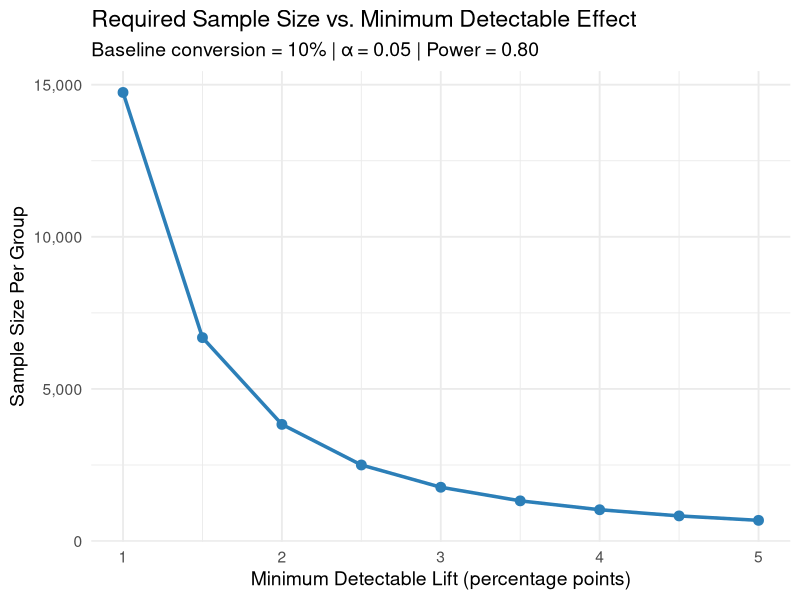
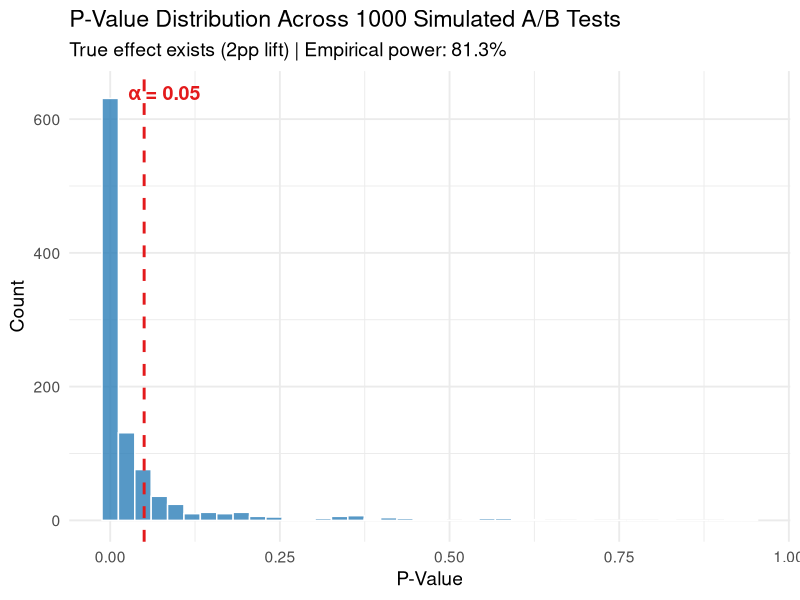
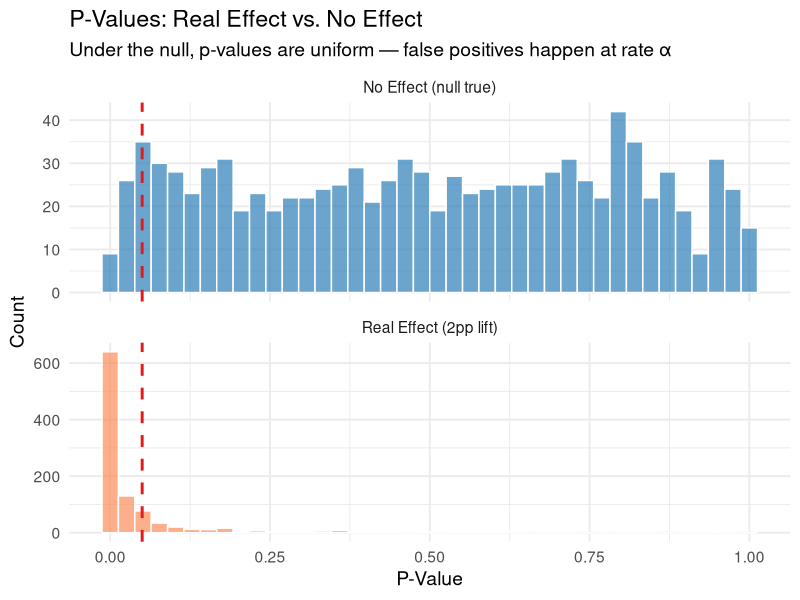
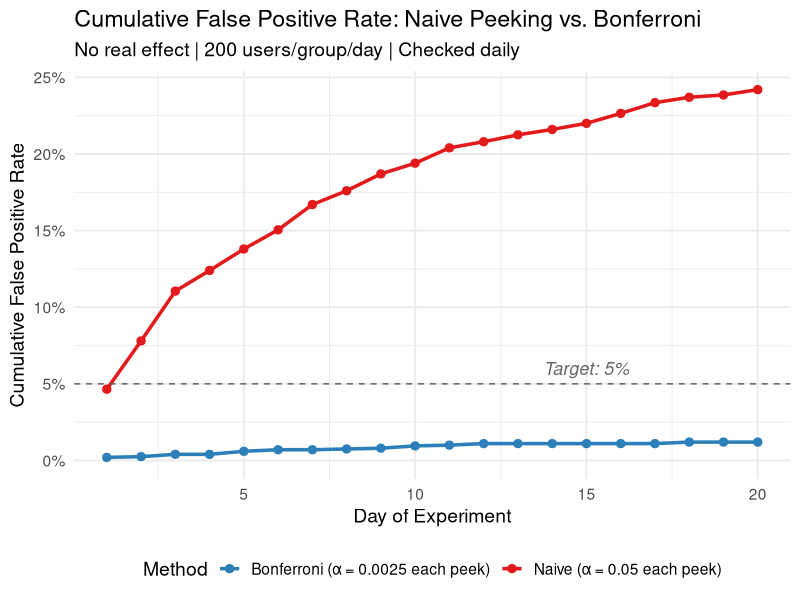

R code for these plots, in order:
## ---- chunk 1
library(pwr)

baseline_rate <- 0.10
lift <- 0.02
new_rate <- baseline_rate + lift
alpha <- 0.05
power <- 0.80
## ---- chunk 2
h <- ES.h(p1 = new_rate, p2 = baseline_rate)
# 0.064
## ---- chunk 3
result <- pwr.2p.test(h = h, sig.level = alpha, power = power, alternative = "two.sided")
ceiling(result$n)
# 3835
## ---- chunk 4
library(ggplot2)

lifts <- seq(0.01, 0.05, by = 0.005)

sample_sizes <- sapply(lifts, function(lift) {
  h <- ES.h(p1 = baseline_rate + lift, p2 = baseline_rate)
  result <- pwr.2p.test(h = h, sig.level = 0.05, power = 0.80)
  ceiling(result$n)
})

df <- data.frame(
  lift = lifts * 100,
  n_per_group = sample_sizes
)

ggplot(df, aes(x = lift, y = n_per_group)) +
  geom_line(linewidth = 1.2, color = "#2c7fb8") +
  geom_point(size = 3, color = "#2c7fb8") +
  scale_y_continuous(labels = scales::comma) +
  labs(
    title = "Required Sample Size vs. Minimum Detectable Effect",
    subtitle = "Baseline conversion = 10% | α = 0.05 | Power = 0.80",
    x = "Minimum Detectable Lift (percentage points)",
    y = "Sample Size Per Group"
  ) +
  theme_minimal(base_size = 14)
## ---- chunk 5
set.seed(42)

n_per_group <- 3835
true_control_rate <- 0.10
true_treatment_rate <- 0.12

control   <- rbinom(n_per_group, size = 1, prob = true_control_rate)
treatment <- rbinom(n_per_group, size = 1, prob = true_treatment_rate)
## ---- chunk 6
obs_control   <- mean(control)    # 0.1100
obs_treatment <- mean(treatment)  # 0.1244
obs_lift      <- obs_treatment - obs_control  # 0.0143
## ---- chunk 7
test_result <- prop.test(
  x = c(sum(treatment), sum(control)),
  n = c(n_per_group, n_per_group),
  correct = FALSE
)
## ---- chunk 8
set.seed(123)

n_sims <- 1000
n_per_group <- 3835
true_control_rate <- 0.10
true_treatment_rate <- 0.12

p_values <- replicate(n_sims, {
  control   <- rbinom(n_per_group, 1, true_control_rate)
  treatment <- rbinom(n_per_group, 1, true_treatment_rate)
  test <- prop.test(
    x = c(sum(treatment), sum(control)),
    n = c(n_per_group, n_per_group),
    correct = FALSE
  )
  test$p.value
})
## ---- chunk 9
empirical_power <- mean(p_values < 0.05)
# 0.813
## ---- chunk 10
df_pvals <- data.frame(p_value = p_values)

ggplot(df_pvals, aes(x = p_value)) +
  geom_histogram(bins = 40, fill = "#2c7fb8", color = "white", alpha = 0.8) +
  geom_vline(xintercept = 0.05, linetype = "dashed", color = "#e31a1c", linewidth = 1) +
  annotate("text", x = 0.08, y = max(table(cut(p_values, 40))) * 0.9,
           label = "α = 0.05", color = "#e31a1c", fontface = "bold", size = 5) +
  labs(
    title = "P-Value Distribution Across 1000 Simulated A/B Tests",
    subtitle = paste0("True effect exists (2pp lift) | Empirical power: ",
                      round(empirical_power * 100, 1), "%"),
    x = "P-Value", y = "Count"
  ) +
  theme_minimal(base_size = 14)
## ---- chunk 11
set.seed(456)

n_sims <- 1000
null_rate <- 0.10

p_values_null <- replicate(n_sims, {
  control   <- rbinom(n_per_group, 1, null_rate)
  treatment <- rbinom(n_per_group, 1, null_rate)
  test <- prop.test(
    x = c(sum(treatment), sum(control)),
    n = c(n_per_group, n_per_group),
    correct = FALSE
  )
  test$p.value
})

mean(p_values_null < 0.05)
# 0.046 — right at the expected 5%
## ---- chunk 12
df_both <- rbind(
  data.frame(p_value = p_values,      scenario = "Real Effect (2pp lift)"),
  data.frame(p_value = p_values_null, scenario = "No Effect (null true)")
)

ggplot(df_both, aes(x = p_value, fill = scenario)) +
  geom_histogram(bins = 40, color = "white", alpha = 0.7, position = "identity") +
  geom_vline(xintercept = 0.05, linetype = "dashed", color = "#e31a1c", linewidth = 1) +
  facet_wrap(~scenario, ncol = 1, scales = "free_y") +
  scale_fill_manual(values = c("#2c7fb8", "#fc8d59")) +
  labs(
    title = "P-Values: Real Effect vs. No Effect",
    subtitle = "Under the null, p-values are uniform — false positives happen at rate α",
    x = "P-Value", y = "Count"
  ) +
  theme_minimal(base_size = 14) +
  theme(legend.position = "none")
## ---- chunk 13
set.seed(789)

n_sims <- 1000
daily_traffic_per_group <- 200
max_days <- 20
null_rate <- 0.10

peeking_decisions <- replicate(n_sims, {
  control_data   <- c()
  treatment_data <- c()

  for (day in 1:max_days) {
    control_data   <- c(control_data,   rbinom(daily_traffic_per_group, 1, null_rate))
    treatment_data <- c(treatment_data, rbinom(daily_traffic_per_group, 1, null_rate))

    test <- prop.test(
      x = c(sum(treatment_data), sum(control_data)),
      n = c(length(treatment_data), length(control_data)),
      correct = FALSE
    )

    if (test$p.value < 0.05) {
      return(c(rejected = 1, day_stopped = day))
    }
  }
  return(c(rejected = 0, day_stopped = max_days))
})
## ---- chunk 14
peeking_results <- as.data.frame(t(peeking_decisions))
## ---- chunk 15
set.seed(321)

n_sims <- 2000
alpha_bonferroni <- 0.05 / max_days  # 0.0025

sim_results <- replicate(n_sims, {
  control_data   <- c()
  treatment_data <- c()
  p_vals <- numeric(max_days)

  for (day in 1:max_days) {
    control_data   <- c(control_data,   rbinom(daily_traffic_per_group, 1, null_rate))
    treatment_data <- c(treatment_data, rbinom(daily_traffic_per_group, 1, null_rate))

    test <- prop.test(
      x = c(sum(treatment_data), sum(control_data)),
      n = c(length(treatment_data), length(control_data)),
      correct = FALSE
    )
    p_vals[day] <- test$p.value
  }
  p_vals
})
## ---- chunk 16
fp_by_day_naive <- numeric(max_days)
fp_by_day_bonferroni <- numeric(max_days)

for (day in 1:max_days) {
  fp_by_day_naive[day] <- mean(apply(sim_results[1:day, , drop = FALSE], 2,
                                     function(x) any(x < 0.05)))
  fp_by_day_bonferroni[day] <- mean(apply(sim_results[1:day, , drop = FALSE], 2,
                                          function(x) any(x < alpha_bonferroni)))
}
## ---- chunk 17
df_fp <- data.frame(
  day = rep(1:max_days, 2),
  fp_rate = c(fp_by_day_naive, fp_by_day_bonferroni),
  method = rep(c("Naive (α = 0.05 each peek)",
                 paste0("Bonferroni (α = ", round(alpha_bonferroni, 4), " each peek)")),
               each = max_days)
)

ggplot(df_fp, aes(x = day, y = fp_rate, color = method)) +
  geom_line(linewidth = 1.2) +
  geom_point(size = 2.5) +
  geom_hline(yintercept = 0.05, linetype = "dashed", color = "gray40") +
  annotate("text", x = 15, y = 0.06, label = "Target: 5%", color = "gray40",
           fontface = "italic", size = 4.5) +
  scale_y_continuous(labels = scales::percent, limits = c(0, NA)) +
  scale_color_manual(values = c("#2c7fb8", "#e31a1c")) +
  labs(
    title = "Cumulative False Positive Rate: Naive Peeking vs. Bonferroni",
    subtitle = "No real effect | 200 users/group/day | Checked daily",
    x = "Day of Experiment",
    y = "Cumulative False Positive Rate",
    color = "Method"
  ) +
  theme_minimal(base_size = 14) +
  theme(legend.position = "bottom")
